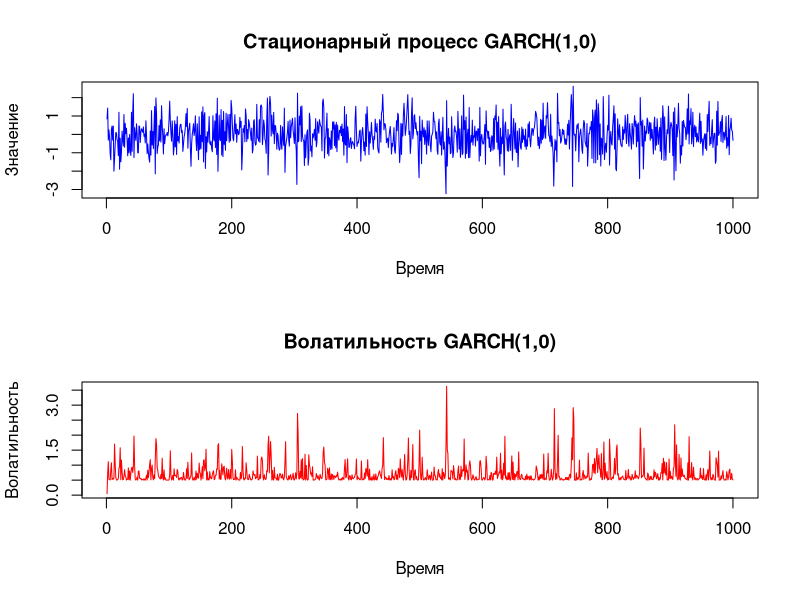
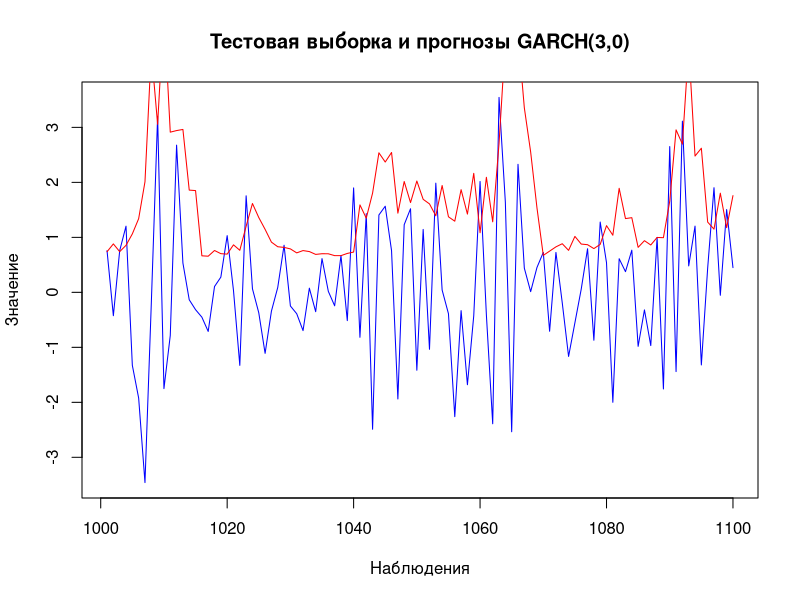
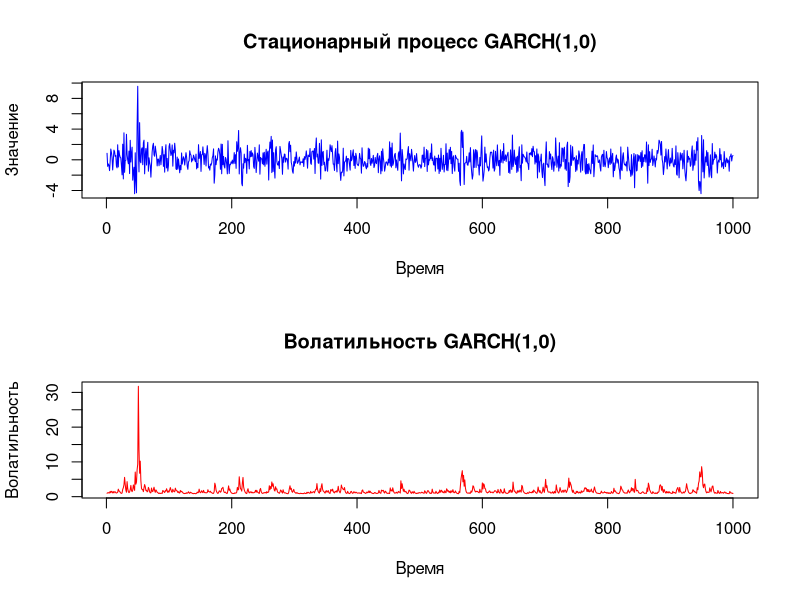

Here is the R script that generated these plots, in order:
#Libraries----
library(tseries)

#Variable&Function-Declaration----
n1 = 1000
n2 = 1100
a0 = 0.5       
a1 = 0.3 
a2 = 0.2
a3 = 0.1
b1 = 0.4
Garch1 = function(n){
  h = numeric(n)
  sigma = numeric(n)
  h[1] = sqrt(a0 / (1 - a1)) 
  sigma[1] = h[1] * rnorm(1)
  for (t in 2:n) {
    sigma[t] = a0 + a1 * (h[t - 1])^2  
    h[t] = sqrt(sigma[t]) * rnorm(1)    
           
  }
  return(list(sigma = sigma, h = h))
}
Garch3 = function(n) {
  h = numeric(n)
  h[1:3] = sqrt(a0 / (1 - a1 - a2 - a3))  
  for (t in 4:n) {
    h[t] = sqrt(a0 + a1 * h[t - 1]^2 + a2 * h[t - 2]^2 + a3 * h[t - 3]^2) * rnorm(1)
  }
  return(h)  
}
Garch11 = function(n){
  h = numeric(n)
  sigma = numeric(n)
  h[1] = sqrt(a0 / (1 - a1)) 
  sigma[1] = h[1] * rnorm(1)
  for (t in 2:n) {
    sigma[t] = a0 + a1 * (h[t - 1])^2 + b1 * sigma[t-1]  
    h[t] = sqrt(sigma[t]) * rnorm(1)    
    
  }
  return(list(sigma = sigma, h = h))
}
#InitialGarch----
Gch = Garch1(n1)
#Visualization----
par(mfrow = c(2, 1))  
plot(Gch$h, type = "l", col = "blue", 
     main = "Стационарный процесс GARCH(1,0)", 
     xlab = "Время", ylab = "Значение")
plot(Gch$sigma, type = "l", col = "red", 
     main = "Волатильность GARCH(1,0)", 
     xlab = "Время", ylab = "Волатильность")


#MNK----
hSquared = Gch$h^2
laghSquared = c(NA, hSquared[-n1])  
validData = na.omit(data.frame(hSquared = hSquared[-1], 
                                laghSquared = laghSquared[-1]))

modelMnk = lm(hSquared ~ laghSquared, data = validData)
summary(modelMnk)
a0mnk = coef(modelMnk)[1]
a1mnk = coef(modelMnk)[2]

cat("Оценка a0:", a0mnk, "\n")
cat("Оценка a1:", a1mnk, "\n")


#Garch()----
startVal = c(a0,a1)  
modelGch = garch(Gch$h, order = c(0, 1), start = startVal)
summary(modelGch)

a0gch = coef(modelGch)[1]  
a1gch = coef(modelGch)[2] 
cat("Оценка a0:", a0gch, "\n")
cat("Оценка a1:", a1gch, "\n")

#InitialGarch(3,0)----
Gch3 = Garch3(n2)
trainSize = floor(10/11 * n2)
trainData = Gch3[1:trainSize]
testData = Gch3[(trainSize + 1):n2]
testsize = length(testData)

startVal2 = list(a0,a1,a2,a3)
modelGch2 = garch(trainData, order = c(0, 3), start = startVal2)
summary(modelGch2)

a0gch3 = coef(modelGch2)[1]  
a1gch3 = coef(modelGch2)[2]  
a2gch3 = coef(modelGch2)[3]  
a3gch3 = coef(modelGch2)[4] 

cat("a0: ",a0gch3,"\n","a1: ",a1gch3,"\n","a2: ",a2gch3,"\n","a3: ",a3gch3,"\n")

#Forecast----
hFor = numeric(testsize) 
for (t in seq_along(hFor)) {
  i = trainSize + t  
  hPrev1 = Gch3[i - 1]^2; hPrev2 = Gch3[i - 2]^2 
  hPrev3 = Gch3[i - 3]^2  
  hFor[t] = a0gch3 + a1gch3 * hPrev1 + a2gch3 * hPrev2 + a3gch3 * hPrev3
}

#VisualizationTest----
testIndices = (trainSize + 1):(trainSize + length(hFor))
par(mfrow = c(1, 1))
plot(testIndices, testData, type = "l", col = "blue", 
     main = "Тестовая выборка и прогнозы GARCH(3,0)", 
     xlab = "Наблюдения", ylab = "Значение")
lines(testIndices, hFor, col = "red")

#InitialGarch11----
Gch11 = Garch11(n1)
#VisualizationGarch11----
par(mfrow = c(2, 1))  
plot(Gch11$h, type = "l", col = "blue", 
     main = "Стационарный процесс GARCH(1,0)", 
     xlab = "Время", ylab = "Значение")
plot(Gch11$sigma, type = "l", col = "red", 
     main = "Волатильность GARCH(1,0)", 
     xlab = "Время", ylab = "Волатильность")

startVal11 = list(a0,a1,b1)
modelGch11 = garch(Gch11$h, order = c(1, 1), start = startVal11)
a0gch11 = coef(modelGch11)[1]  
a1gch11 = coef(modelGch11)[2] 
b1gch11 = coef(modelGch11)[3]
cat("Оценка a0:", a0gch11, "\n")
cat("Оценка a1:", a1gch11, "\n")
cat("Оценка b1:", b1gch11, "\n")

